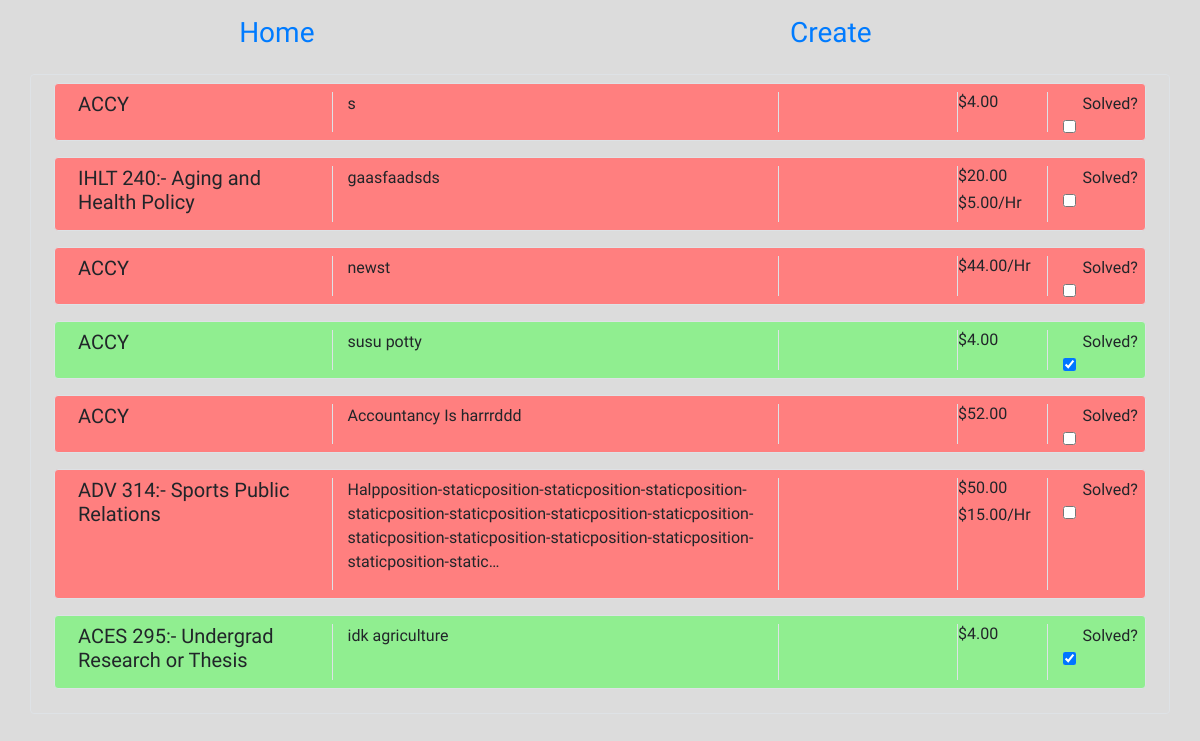
/school/uiuc/, run on an earlier commit of the app's database.
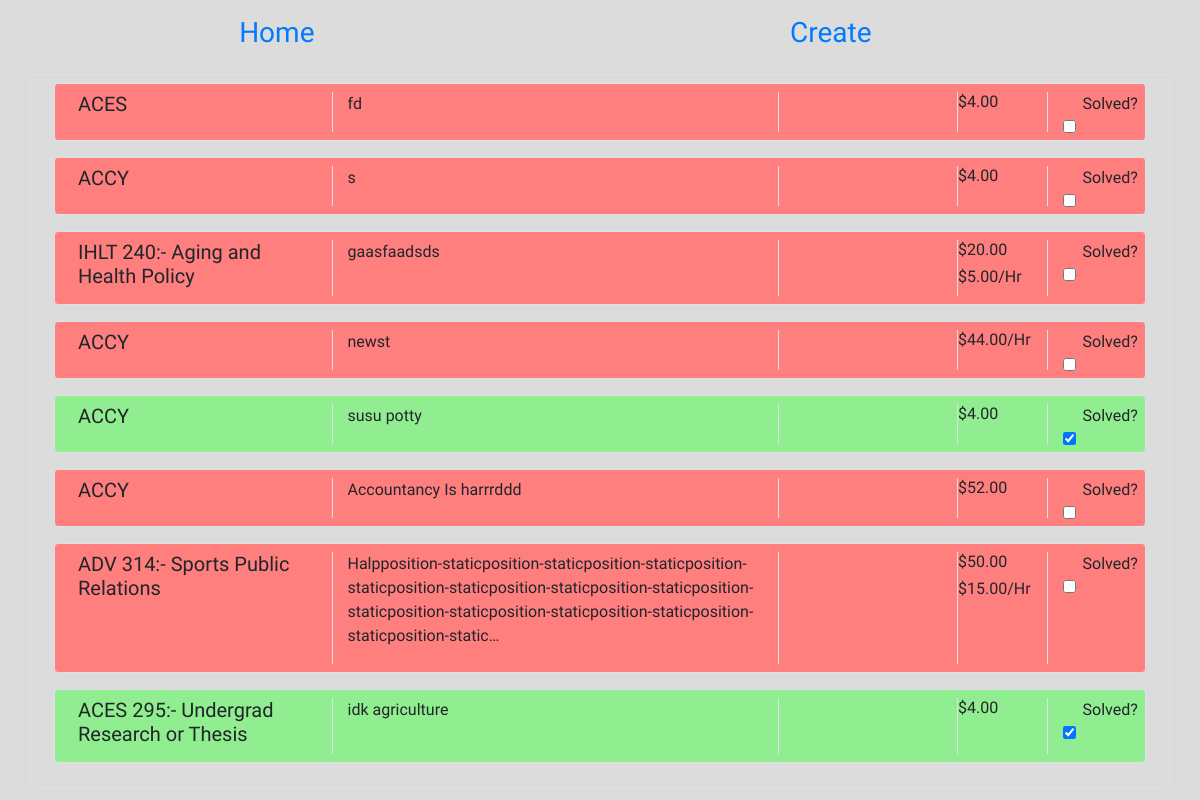
And on a later commit of the database.
### helpsite/models.py (models this page shows, shortened)
class Post(models.Model):
    ip = models.GenericIPAddressField()
    subject = models.CharField(max_length=100, choices=classes)
    course = models.CharField(max_length = 100, null=True, blank=True, )
    desc = models.TextField()
    creation_date = models.DateTimeField(auto_now_add=True)
    instagram = models.CharField(max_length=100, null=True, blank=True)
    email = models.EmailField(max_length=250, null=True, blank=True)
    phone = models.CharField(max_length=10, validators=[MinLengthValidator(10),], null=True, blank=True)
    school = models.CharField(max_length=100)
    price = models.DecimalField(max_digits=4, decimal_places=2, blank=True, null=True)
    PH = models.DecimalField(max_digits=4, decimal_places=2, blank=True, null=True)
    solved = models.BooleanField(default=False)
    attachment = models.FileField(upload_to='attachments/', null=True, blank=True, validators=[FileExtensionValidator(['pdf', 'jpg', 'png', 'jpeg'])])

### helpsite/views.py (the view)
# urls.py: path('school/<slug:school>/', index, name="school"),
def index(request, school):
    school = school.lower()
    sort = request.GET.get('sort')
    subject = request.GET.get('subject')
    context = {}
    if subject:
        posts = Post.objects.filter(school = school, subject=subject)
        context['subject'] = subject
    else:
        posts = Post.objects.filter(school = school)
    if sort == "unsolved":
        posts = posts.filter(solved=False).order_by('-id')
        context['sort'] = 'unsolved'
    else:
        posts = posts.order_by('-id')
    page = int(request.GET.get('page')) if request.GET.get('page') else 0
    if not posts:
        return render(request, "index.html", {"message":"No questions posted", "subjects": classes})
    next_page_index = (page+1)*settings.LIST_PAGE_SIZE
    if len(posts) <= next_page_index:
        lq = posts[page*settings.LIST_PAGE_SIZE:]
        if not lq:
            raise Http404('Page not found :(')
        context['nextpage'] = None
    else:
        lq = posts[page*settings.LIST_PAGE_SIZE:next_page_index]
        context['nextpage'] = page+1
    if page > 0:
        context['previouspage'] = page-1
    else:
        context['previouspage'] = None
    ip = get_client_ip(request)
    context['ip'] = ip
    context['lq'] = lq
    context["subjects"] = classes
    return render(request, "index.html", context)

### helpsite/views.py (called while the page is built)
def get_client_ip(request):
    x_forwarded_for = request.META.get('HTTP_X_FORWARDED_FOR')
    if x_forwarded_for:
        ip = x_forwarded_for.split(',')[0]
    else:
        ip = request.META.get('REMOTE_ADDR')
    return ip

### helpsite/helpsite/templates/index.html (shortened to what this page needs)
{% extends "base.html"%}
{% block body %}
<div class="table-responsive-md">
    <table class="table table-borderless">
        {% for q in lq %}
            <tr>
                <td class="row border rounded m-2 p-2 bg-unsolved" name="{{q.id}}">
                    <div class="col-sm-3">
                        {% if q.course %}
                        <h5>{{ q.course}}</h5>
                        {% else %}
                        <h5>{{ q.subject}}</h5>
                        {% endif %}
                    </div>
                    <div class="col-sm-5 border-left border-right">
                        <p> {{ q.desc | truncatechars:200 }}</p>
                    </div>
                    <div class="col-sm-2 border-right">
                    </div>
                    <div class="col-sm border-right">
                        {% if q.price %}<div class="row"> <h6 class="text-center"> ${{ q.price }}</h6></div> {% endif %}
                        {% if q.PH %}<div class="row"> <h6 class="text-center"> ${{q.PH}}/Hr </div> {% endif %}
                    </div>
                    {% if q.ip == ip %}
                    <div class="col-sm-1">
                        <div class="form-check">
                            {% if not q.solved %}
                            <label class="form-check-label">
                              Solved?
                            </label>
                                <input class="form-check-input solved_checkbox" type="checkbox" value="" id="{{ q.id }}">
                            {% else %}
                            <label class="form-check-label">
                              Solved?
                            </label>
                                <input class="form-check-input solved_checkbox" type="checkbox" value="" id="{{ q.id }}" checked>
                            {% endif %}
                          </div>
                    </div>
                    {% endif %}
                </td>
            </tr>
        {% endfor %}
    </table>
</div>
{% endblock %}

### helpsite/helpsite/templates/base.html (shortened to what this page needs)
<!doctype html>
<html lang="en">
    <head>
    <link rel="stylesheet" href="https://cdn.jsdelivr.net/npm/bootstrap@4.0.0/dist/css/bootstrap.min.css">
</head>
    <body>
        <div class="container">
            <div class="row p-3">
                <div class="col-5"><h3 class="text-center"><a href="{% url 'school' 'uiuc'%}"> Home </a></h3></div>
                <div class="col-7"><h3 class="text-center"><a href="{% url 'create' %}">Create </a></h3></div>
            </div>
        </div>
        <div class="container border rounded">
            {% block body %}
            {% endblock %}
        </div>
    </body>
</html>

### helpsite/helpsite/templates/base.html (style rules this page uses)
body { font-family: 'Oswald', sans-serif !important; background-color: #DCDCDC; }

### helpsite/helpsite/templates/index.html (style rules this page uses)
.table-borderless td, .table-borderless th { border: 0; }
.bg-unsolved { background-color: #FF7F7F; }
.bg-solved { background-color: #90EE90; }

What changed in the data, as far as the page shows it:
added Post: subject "ACES", desc "fd", price "4.00"
